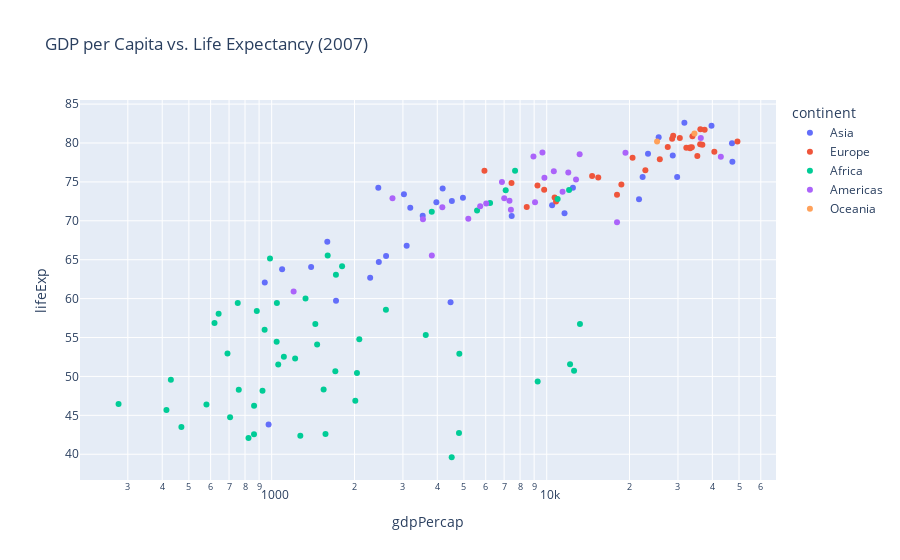

This figure's notebook cell:
### Markdown cell above
## Insight 3: GDP per Capita vs. Life Expectancy

### Code cell
# Creating a scatter plot of GDP per capita against life expectancy for a specific year
year = 2007  # Modifying the year as per your preference

filtered_df = df[df['year'] == year]

fig = px.scatter(filtered_df, x='gdpPercap', y='lifeExp', color='continent', hover_name='country',
                 log_x=True, title=f'GDP per Capita vs. Life Expectancy ({year})')
fig.show()

### Figure 1 — Plotly figure (JSON) as saved in the notebook; plotly's stock layout.template omitted (floating-point values rounded to 4 significant figures)
{"data": [{"hovertemplate": "<b>%{hovertext}</b><br><br>continent=Asia<br>gdpPercap=%{x}<br>lifeExp=%{y}<extra></extra>", "hovertext": ["Afghanistan", "Bahrain", "Bangladesh", "Cambodia", "China", "Hong Kong, China", "India", "Indonesia", "Iran", "Iraq", "Israel", "Japan", "Jordan", "Korea, Dem. Rep.", "Korea, Rep.", "Kuwait", "Lebanon", "Malaysia", "Mongolia", "Myanmar", "Nepal", "Oman", "Pakistan", "Philippines", "Saudi Arabia", "Singapore", "Sri Lanka", "Syria", "Taiwan", "Thailand", "Vietnam", "West Bank and Gaza", "Yemen, Rep."], "legendgroup": "Asia", "marker": {"color": "#636efa", "symbol": "circle"}, "mode": "markers", "name": "Asia", "orientation": "v", "showlegend": true, "type": "scatter", "x": [974.6, 29800.0, 1391.0, 1714.0, 4959.0, 39720.0, 2452.0, 3541.0, 11610.0, 4471.0, 25520.0, 31660.0, 4519.0, 1593.0, 23350.0, 47310.0, 10460.0, 12450.0, 3096.0, 944, 1091.0, 22320.0, 2606.0, 3190.0, 21650.0, 47140.0, 3970.0, 4185.0, 28720.0, 7458.0, 2442.0, 3025.0, 2281.0], "xaxis": "x", "y": [43.83, 75.64, 64.06, 59.72, 72.96, 82.21, 64.7, 70.65, 70.96, 59.55, 80.75, 82.6, 72.53, 67.3, 78.62, 77.59, 71.99, 74.24, 66.8, 62.07, 63.78, 75.64, 65.48, 71.69, 72.78, 79.97, 72.4, 74.14, 78.4, 70.62, 74.25, 73.42, 62.7], "yaxis": "y"}, {"hovertemplate": "<b>%{hovertext}</b><br><br>continent=Europe<br>gdpPercap=%{x}<br>lifeExp=%{y}<extra></extra>", "hovertext": ["Albania", "Austria", "Belgium", "Bosnia and Herzegovina", "Bulgaria", "Croatia", "Czech Republic", "Denmark", "Finland", "France", "Germany", "Greece", "Hungary", "Iceland", "Ireland", "Italy", "Montenegro", "Netherlands", "Norway", "Poland", "Portugal", "Romania", "Serbia", "Slovak Republic", "Slovenia", "Spain", "Sweden", "Switzerland", "Turkey", "United Kingdom"], "legendgroup": "Europe", "marker": {"color": "#EF553B", "symbol": "circle"}, "mode": "markers", "name": "Europe", "orientation": "v", "showlegend": true, "type": "scatter", "x": [5937.0, 36130.0, 33690.0, 7446.0, 10680.0, 14620.0, 22830.0, 35280.0, 33210.0, 30470.0, 32170.0, 27540.0, 18010.0, 36180.0, 40680.0, 28570.0, 9254.0, 36800.0, 49360.0, 15390.0, 20510.0, 10810.0, 9787.0, 18680.0, 25770.0, 28820.0, 33860.0, 37510.0, 8458.0, 33200.0], "xaxis": "x", "y": [76.42, 79.83, 79.44, 74.85, 73.0, 75.75, 76.49, 78.33, 79.31, 80.66, 79.41, 79.48, 73.34, 81.76, 78.89, 80.55, 74.54, 79.76, 80.2, 75.56, 78.1, 72.48, 74.0, 74.66, 77.93, 80.94, 80.88, 81.7, 71.78, 79.42], "yaxis": "y"}, {"hovertemplate": "<b>%{hovertext}</b><br><br>continent=Africa<br>gdpPercap=%{x}<br>lifeExp=%{y}<extra></extra>", "hovertext": ["Algeria", "Angola", "Benin", "Botswana", "Burkina Faso", "Burundi", "Cameroon", "Central African Republic", "Chad", "Comoros", "Congo, Dem. Rep.", "Congo, Rep.", "Cote d'Ivoire", "Djibouti", "Egypt", "Equatorial Guinea", "Eritrea", "Ethiopia", "Gabon", "Gambia", "Ghana", "Guinea", "Guinea-Bissau", "Kenya", "Lesotho", "Liberia", "Libya", "Madagascar", "Malawi", "Mali", "Mauritania", "Mauritius", "Morocco", "Mozambique", "Namibia", "Niger", "Nigeria", "Reunion", "Rwanda", "Sao Tome and Principe", "Senegal", "Sierra Leone", "Somalia", "South Africa", "Sudan", "Swaziland", "Tanzania", "Togo", "Tunisia", "Uganda", "Zambia", "Zimbabwe"], "legendgroup": "Africa", "marker": {"color": "#00cc96", "symbol": "circle"}, "mode": "markers", "name": "Africa", "orientation": "v", "showlegend": true, "type": "scatter", "x": [6223.0, 4797.0, 1441.0, 12570.0, 1217.0, 430.1, 2042.0, 706.0, 1704.0, 986.1, 277.6, 3633.0, 1545.0, 2082.0, 5581.0, 12150.0, 641.4, 690.8, 13210.0, 752.7, 1328.0, 942.7, 579.2, 1463.0, 1569.0, 414.5, 12060.0, 1045.0, 759.3, 1043.0, 1803.0, 10960.0, 3820.0, 823.7, 4811.0, 619.7, 2014.0, 7670.0, 863.1, 1598.0, 1712.0, 862.5, 926.1, 9270.0, 2602.0, 4513.0, 1107.0, 883.0, 7093.0, 1056.0, 1271.0, 469.7], "xaxis": "x", "y": [72.3, 42.73, 56.73, 50.73, 52.3, 49.58, 50.43, 44.74, 50.65, 65.15, 46.46, 55.32, 48.33, 54.79, 71.34, 51.58, 58.04, 52.95, 56.73, 59.45, 60.02, 56.01, 46.39, 54.11, 42.59, 45.68, 73.95, 59.44, 48.3, 54.47, 64.16, 72.8, 71.16, 42.08, 52.91, 56.87, 46.86, 76.44, 46.24, 65.53, 63.06, 42.57, 48.16, 49.34, 58.56, 39.61, 52.52, 58.42, 73.92, 51.54, 42.38, 43.49], "yaxis": "y"}, {"hovertemplate": "<b>%{hovertext}</b><br><br>continent=Americas<br>gdpPercap=%{x}<br>lifeExp=%{y}<extra></extra>", "hovertext": ["Argentina", "Bolivia", "Brazil", "Canada", "Chile", "Colombia", "Costa Rica", "Cuba", "Dominican Republic", "Ecuador", "El Salvador", "Guatemala", "Haiti", "Honduras", "Jamaica", "Mexico", "Nicaragua", "Panama", "Paraguay", "Peru", "Puerto Rico", "Trinidad and Tobago", "United States", "Uruguay", "Venezuela"], "legendgroup": "Americas", "marker": {"color": "#ab63fa", "symbol": "circle"}, "mode": "markers", "name": "Americas", "orientation": "v", "showlegend": true, "type": "scatter", "x": [12780.0, 3822.0, 9066.0, 36320.0, 13170.0, 7007.0, 9645.0, 8948.0, 6025.0, 6873.0, 5728.0, 5186.0, 1202.0, 3548.0, 7321.0, 11980.0, 2749.0, 9809.0, 4173.0, 7409.0, 19330.0, 18010.0, 42950.0, 10610.0, 11420.0], "xaxis": "x", "y": [75.32, 65.55, 72.39, 80.65, 78.55, 72.89, 78.78, 78.27, 72.23, 74.99, 71.88, 70.26, 60.92, 70.2, 72.57, 76.19, 72.9, 75.54, 71.75, 71.42, 78.75, 69.82, 78.24, 76.38, 73.75], "yaxis": "y"}, {"hovertemplate": "<b>%{hovertext}</b><br><br>continent=Oceania<br>gdpPercap=%{x}<br>lifeExp=%{y}<extra></extra>", "hovertext": ["Australia", "New Zealand"], "legendgroup": "Oceania", "marker": {"color": "#FFA15A", "symbol": "circle"}, "mode": "markers", "name": "Oceania", "orientation": "v", "showlegend": true, "type": "scatter", "x": [34440.0, 25190.0], "xaxis": "x", "y": [81.23, 80.2], "yaxis": "y"}], "layout": {"legend": {"title": {"text": "continent"}, "tracegroupgap": 0}, "title": {"text": "GDP per Capita vs. Life Expectancy (2007)"}, "xaxis": {"anchor": "y", "domain": [0, 1], "title": {"text": "gdpPercap"}, "type": "log"}, "yaxis": {"anchor": "x", "domain": [0, 1], "title": {"text": "lifeExp"}}}}
